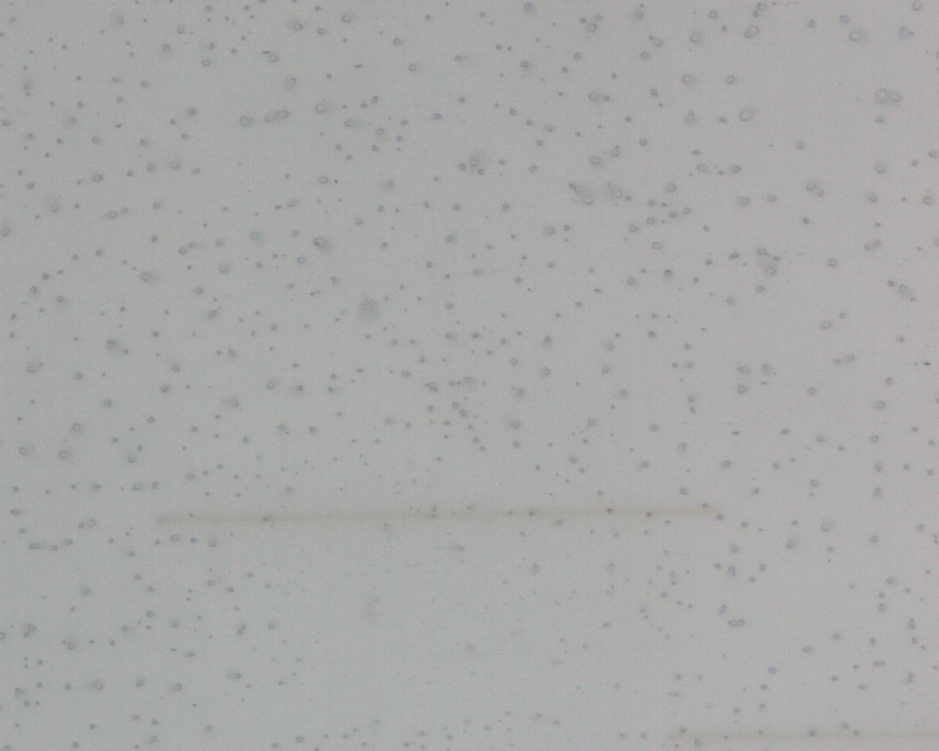
#> input picture test 总/test 向下6微米/laser_line_X20_Y552_P0.0132W_20260310_134213.png, 939 x 751 px, shrunk from 1280 x 1024 before the run, found by its file name
$ python demo.py
#> lines starting #> are read from the running program, lines starting #| are printed output that depends on the picture
import cv2
import numpy as np
import matplotlib.pyplot as plt

def analyze_laser_line(image_path, pixel_to_um=1.0):
    # 1. 加载图片并转为灰度
#> called with pixel_to_um = 1
    img = cv2.imread(image_path, cv2.IMREAD_GRAYSCALE)
#> img: shape (751, 939); min 121, max 181, mean 168.6
    if img is None:
        print("错误: 无法加载图片")
        return

    # 2. 预处理：轻微高斯模糊，减少表面粗糙度带来的高频噪声
    blurred = cv2.GaussianBlur(img, (5, 5), 0)

    # 3. 垂直投影定位线条 (寻找暗线)
    # 对每一行求和，暗线所在行的总和会是极小值
    projection = np.sum(blurred, axis=1)
#> projection = 751 values, max 160732 at index 708, min 155341 at index 120, mean 158354.2
    center_y = np.argmin(projection)
#> center_y = 120

    # 定义检查区域（在中心行上下各取25像素）
    search_range = 25
    roi_y_start = max(0, center_y - search_range)
#> roi_y_start = 95
    roi_y_end = min(img.shape[0], center_y + search_range)
#> roi_y_end = 145

    # 4. 逐列扫描测量线宽
    widths = []
    # 为了提高性能和鲁棒性，每隔5个像素采样一次
    for x in range(0, img.shape[1], 5):
        profile = blurred[roi_y_start:roi_y_end, x].astype(float)

        # 计算一阶导数（梯度）
        gradient = np.diff(profile)

        # 暗线边缘特征：
        # 上边缘：亮 -> 暗 (梯度负极值)
        # 下边缘：暗 -> 亮 (梯度正极值)
        idx_top = np.argmin(gradient)
        idx_bottom = np.argmax(gradient)

        # --- 亚像素插值 (Parabolic Interpolation) ---
        def get_subpixel(grad_array, idx):
            if idx <= 0 or idx >= len(grad_array) - 1:
                return idx
            # 抛物线拟合公式
            y1, y2, y3 = grad_array[idx-1], grad_array[idx], grad_array[idx+1]
            denom = 2 * (y1 - 2*y2 + y3)
            if denom == 0: return idx
            delta = (y1 - y3) / denom
            return idx + delta

        sub_top = get_subpixel(gradient, idx_top)
        sub_bottom = get_subpixel(gradient, idx_bottom)

        pixel_width = sub_bottom - sub_top

        # 过滤掉明显的错误宽度（根据你的图片，宽度应大于5像素）
        if 5 < pixel_width < 100:
            widths.append(pixel_width)
#> this loop made 188 passes
#> (idx_top, idx_bottom, sub_top) on passes 1 to 3: (12, 15, 11.75), (24, 30, 23.83), (16, 29, 16)

    # 5. 结果统计
    if not widths:
        print("未检测到有效线条")
        return

    avg_width_px = np.mean(widths)
    std_width_px = np.std(widths)
    real_width = avg_width_px * pixel_to_um

    # 6. 可视化结果
    plt.figure(figsize=(12, 6))

    # 子图1：原图与检测线
    plt.subplot(1, 2, 1)
    plt.imshow(img, cmap='gray')
    plt.axhline(center_y, color='red', linestyle='--', label='Center Line')
    plt.axhline(center_y - avg_width_px/2, color='cyan', label='Detected Edge')
    plt.axhline(center_y + avg_width_px/2, color='cyan')
    plt.title(f"Detection (Avg: {avg_width_px:.2f} px)")
    plt.legend()

    # 子图2：中段截面的梯度分布
    plt.subplot(1, 2, 2)
    mid_x = img.shape[1] // 2
    sample_profile = blurred[roi_y_start:roi_y_end, mid_x].astype(float)
    sample_grad = np.diff(sample_profile)
    plt.plot(sample_grad, label='Gradient Profile')
    plt.axvline(np.argmin(sample_grad), color='r', alpha=0.5, label='Top Edge')
    plt.axvline(np.argmax(sample_grad), color='g', alpha=0.5, label='Bottom Edge')
    plt.title("Edge Gradient Analysis")
    plt.legend()

    print(f"--- 分析结果 ---")
    print(f"平均线宽 (像素): {avg_width_px:.3f} px")
#| 平均线宽 (像素): 8.868 px
    print(f"线宽标准差: {std_width_px:.3f} px")
#| 线宽标准差: 4.684 px
    print(f"实际物理线宽: {real_width:.3f} (单位视标定而定)")
#| 实际物理线宽: 8.868 (单位视标定而定)

    plt.show()
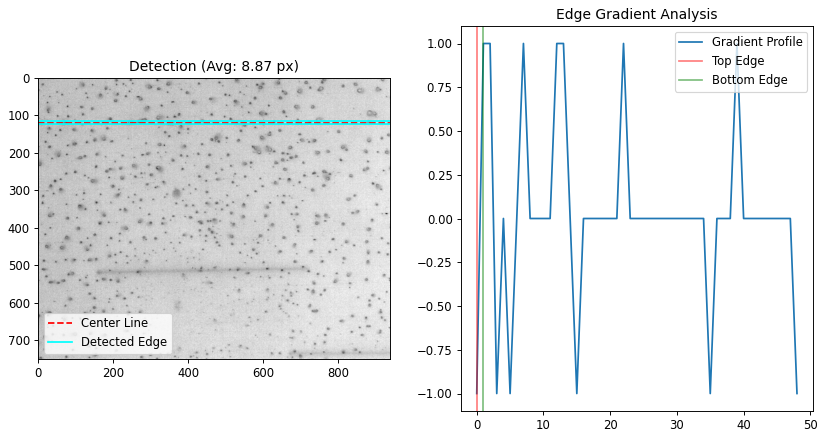
#> figure drawn by matplotlib, 2 panels; panel 2: curve peaks at x = 1, y = 1

# 使用示例
# image_path: 你的图片路径
# pixel_to_um: 你的相机标定系数（1个像素代表多少微米），若不确定先填1.0
analyze_laser_line('D:\ccd\screenshots\laser_line_X20_Y552_P0.0132W_20260310_134213.png', pixel_to_um=1.0)

$ run again, with test 总/test 向下6微米/laser_line_X20_Y4797_20260208_181527.png copied over test 总/test 向下6微米/laser_line_X20_Y552_P0.0132W_20260310_134213.png
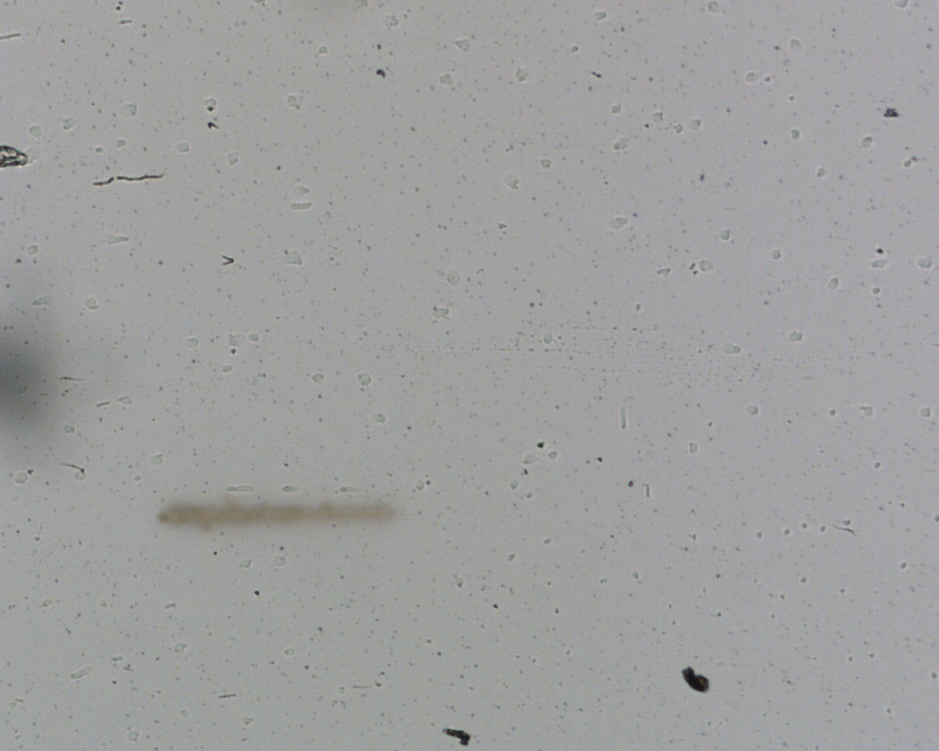
#> input picture test 总/test 向下6微米/laser_line_X20_Y4797_20260208_181527.png, 939 x 751 px, shrunk from 1280 x 1024 before the run, found by its file name
#> projection = 751 values, max 152134 at index 14, min 141488 at index 514, mean 149241.5
#> center_y = 514
#> roi_y_start = 489
#> roi_y_end = 539
#> the loop in analyze_laser_line, `for x in range(0, img.shape[1], 5):` made 188 passes
#> (idx_top, idx_bottom, sub_top) on passes 1 to 3: (42, 45, 42.17), (42, 38, 41.83), (34, 37, 34)
#| 平均线宽 (像素): 22.066 px
#| 线宽标准差: 9.529 px
#| 实际物理线宽: 22.066 (单位视标定而定)
#> in analyze_laser_line, `plt.show()`:
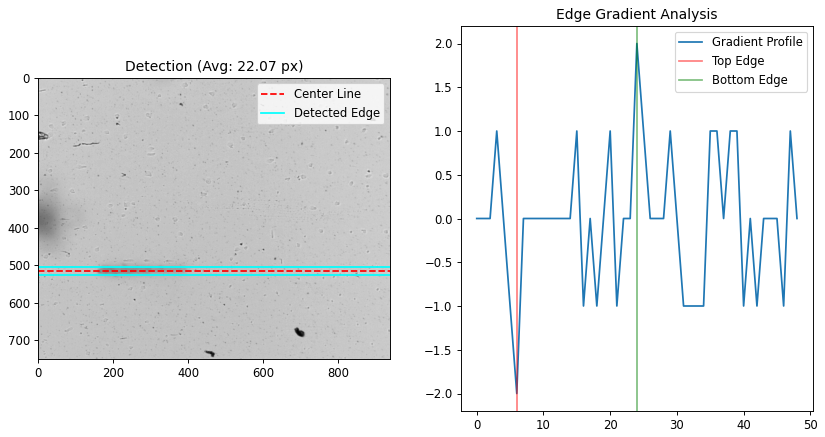
#> figure drawn by matplotlib, 2 panels; panel 2: curve peaks at x = 24, y = 2

$ run again, with test 总/test 向下6微米/laser_line_X23_Y4797_20260208_181546.png copied over test 总/test 向下6微米/laser_line_X20_Y552_P0.0132W_20260310_134213.png
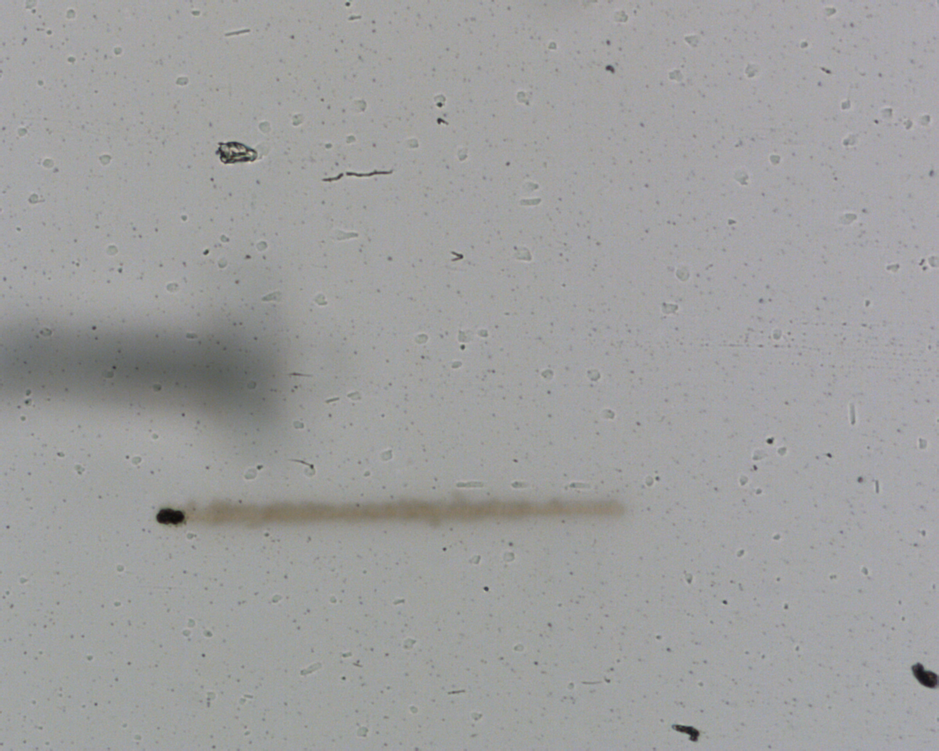
#> input picture test 总/test 向下6微米/laser_line_X23_Y4797_20260208_181546.png, 939 x 751 px, shrunk from 1280 x 1024 before the run, found by its file name
#> projection = 751 values, max 153400 at index 35, min 131493 at index 513, mean 148538
#> center_y = 513
#> roi_y_start = 488
#> roi_y_end = 538
#> the loop in analyze_laser_line, `for x in range(0, img.shape[1], 5):` made 188 passes
#> (idx_top, idx_bottom, sub_top) on passes 1 to 3: (44, 48, 44), (36, 39, 36.5), (35, 40, 35.5)
#| 平均线宽 (像素): 19.759 px
#| 线宽标准差: 6.125 px
#| 实际物理线宽: 19.759 (单位视标定而定)
#> in analyze_laser_line, `plt.show()`:
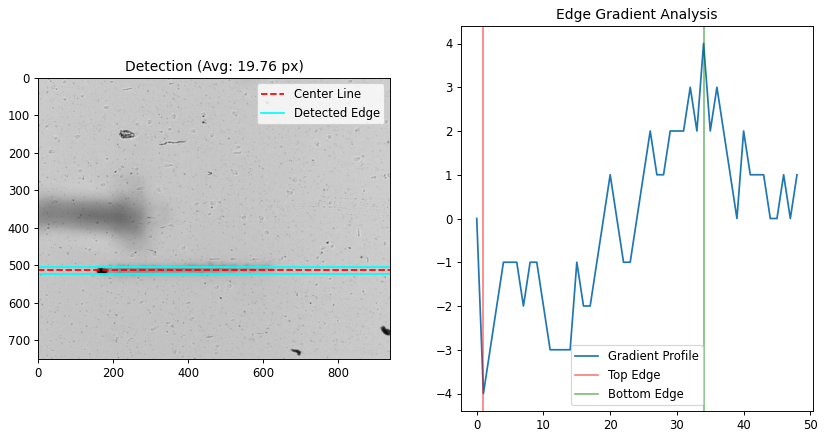
#> figure drawn by matplotlib, 2 panels; panel 2: curve peaks at x = 34, y = 4

$ run again, with test 总/test 向下6微米/laser_line_X26_Y4797_20260208_181603.png copied over test 总/test 向下6微米/laser_line_X20_Y552_P0.0132W_20260310_134213.png
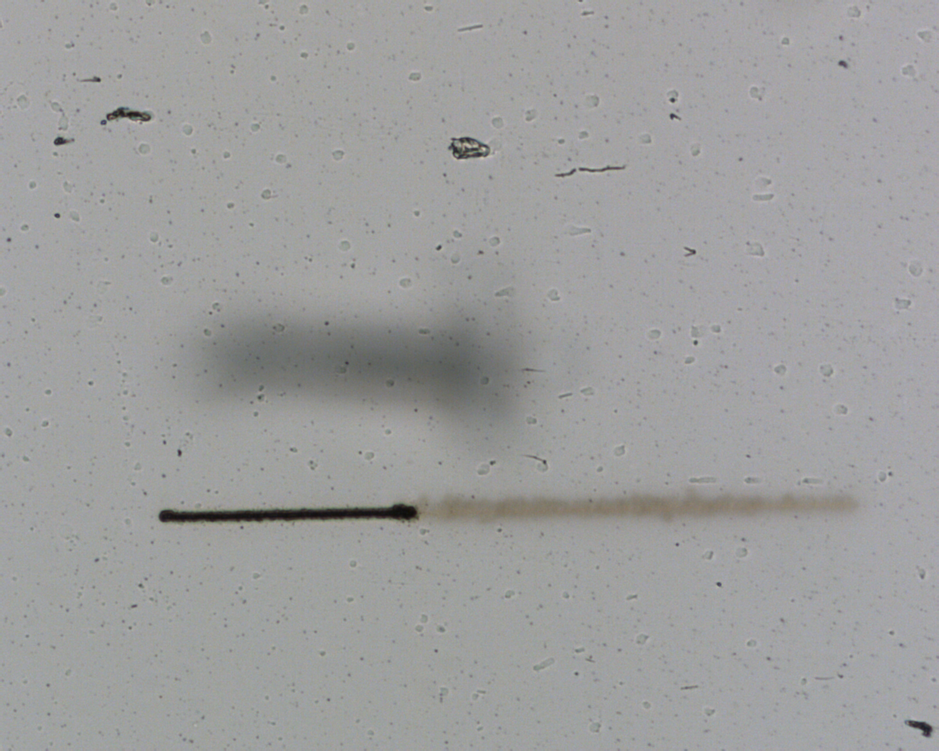
#> input picture test 总/test 向下6微米/laser_line_X26_Y4797_20260208_181603.png, 939 x 751 px, shrunk from 1280 x 1024 before the run, found by its file name
#> projection = 751 values, max 153400 at index 50, min 104364 at index 514, mean 147999.1
#> center_y = 514
#> roi_y_start = 489
#> roi_y_end = 539
#> the loop in analyze_laser_line, `for x in range(0, img.shape[1], 5):` made 188 passes
#> (idx_top, idx_bottom, sub_top) on passes 1 to 3: (10, 13, 10), (14, 18, 14.5), (12, 15, 12.17)
#| 平均线宽 (像素): 16.398 px
#| 线宽标准差: 6.530 px
#| 实际物理线宽: 16.398 (单位视标定而定)
#> in analyze_laser_line, `plt.show()`:
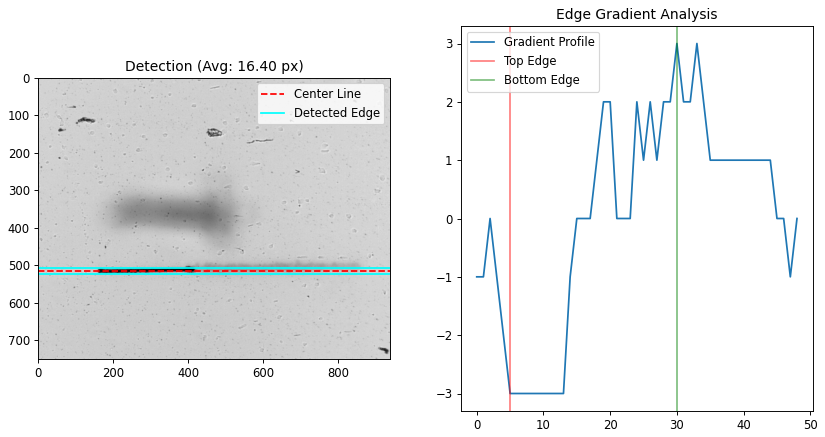
#> figure drawn by matplotlib, 2 panels; panel 2: curve peaks at x = 30, y = 3
